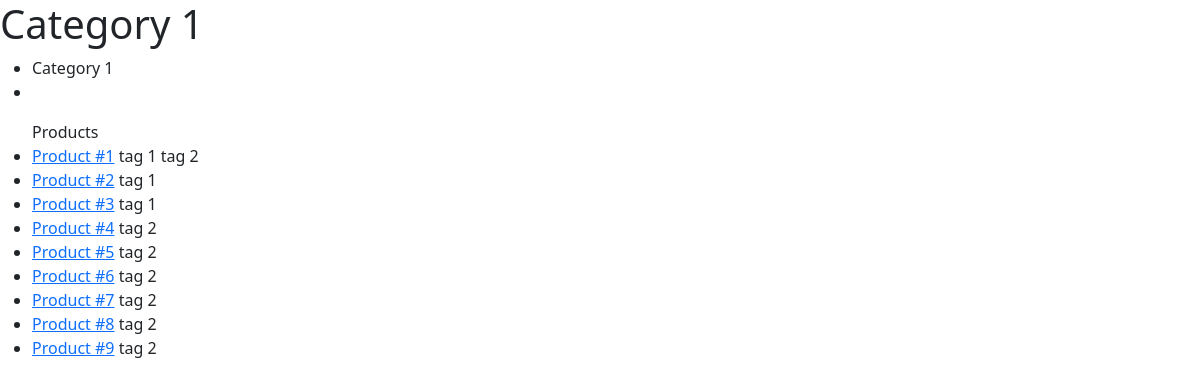
Screenshot of /category_detail/slug-1/ with the database file from the repository.
### first_app/models.py (models this page shows, shortened)
class Category(models.Model):
    title = models.CharField(max_length=50)
    slug = models.SlugField(max_length=50, unique=True, db_index=True)
    description = models.TextField(blank=True)
    is_active = models.BooleanField(default=True)

class Product(models.Model):
    title = models.CharField(max_length=100)
    slug = models.SlugField(max_length=100, unique=True, db_index=True)
    description = models.TextField(blank=True)
    category = models.ForeignKey(Category, on_delete=models.CASCADE)
    price = models.FloatField()
    created_at = models.DateTimeField(auto_now_add=True)
    updated_at = models.DateTimeField(auto_now=True)
    is_active = models.BooleanField(default=True)
    tags = models.ManyToManyField('ProductTag', blank=True, related_name='tags')
    one_to_one = models.OneToOneField(
        'SomeEntity',
        on_delete=models.SET_NULL,
        null=True,
        related_name='one_to_one',
    )
    objects = models.Manager()
    active_objects = ActiveProductsManager()
    def get_absolute_url(self):
        return reverse('first_app:product_detail', kwargs={'product_slug': self.slug})

class ProductTag(models.Model):
    title = models.CharField(max_length=50, unique=True)
    slug = models.SlugField(max_length=100, unique=True, db_index=True)

### first_app/views.py (the view)
def category_detail(request, category_slug):
    category = get_object_or_404(Category, slug=category_slug)
    context = {
        'category': get_object_or_404(Category, slug=category_slug),
        'products': Category.objects.get(slug=category_slug).product_set.all(),
        'active_products': Product.active_objects.filter(category=category),
    }
    return render(request, 'first_app/category.html', context)

### first_app/models.py (called while the page is built)
    def get_queryset(self):
        return super().get_queryset().filter(is_active=True)

### templates/first_app/category.html (shortened to what this page needs)
{% extends 'base.html' %}
{% block content %}
  <ul>
  <li>{{ category.title }}</li>
  <li>{{ category.description }}</li>
  </ul>
  {% if products %}
  	<ul>Products
    {% for product in active_products %}
    	<li>
        <a href="{{ product.get_absolute_url }}">{{ product.title }}</a>
        {% if product.tags %}
          {% with  product.tags.all as tags %}
            {% for tag in tags %}
              {{ tag.title }}
            {% endfor %}
          {% endwith %}
        {% endif %}
      </li>
    {% endfor %}
    </ul>
  {% endif %}
{% endblock %}

### rows the page displays
Category: title "Category 1"
Product: title "Product #1"
ProductTag: title "tag 1"
ProductTag: title "tag 2"
Product: title "Product #2"
Product: title "Product #3"
Product: title "Product #4"
Product: title "Product #5"
Product: title "Product #6"
Product: title "Product #7"
Product: title "Product #8"
Product: title "Product #9"
